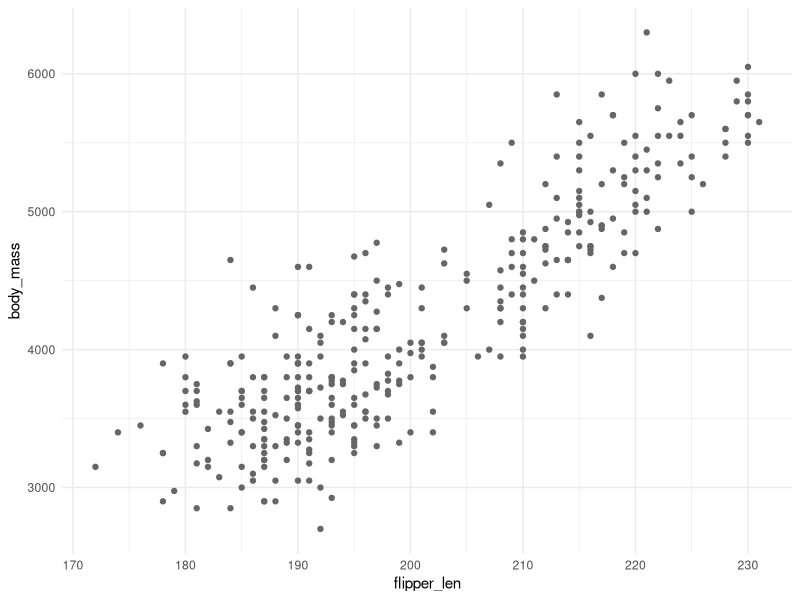
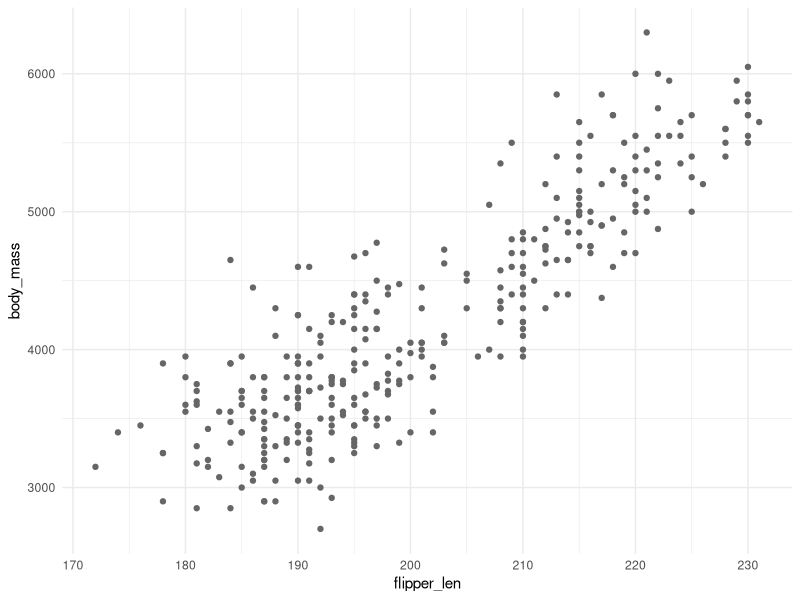
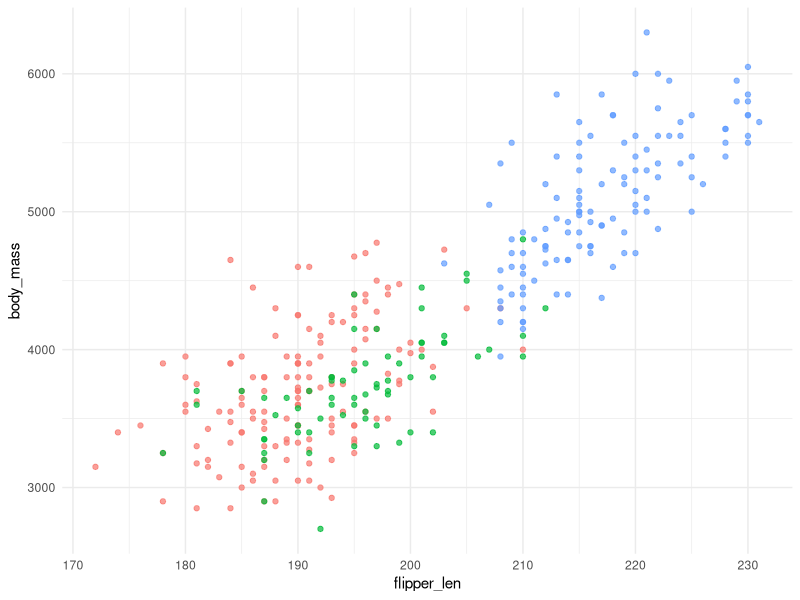
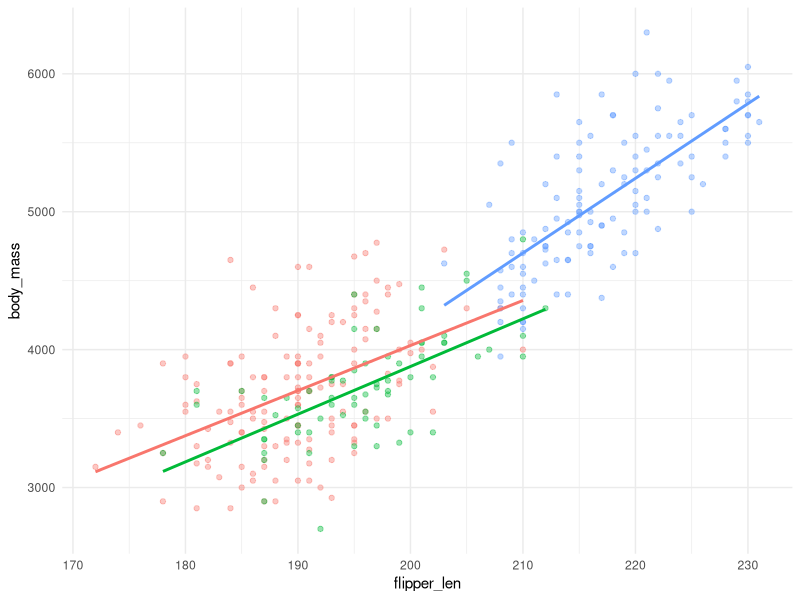
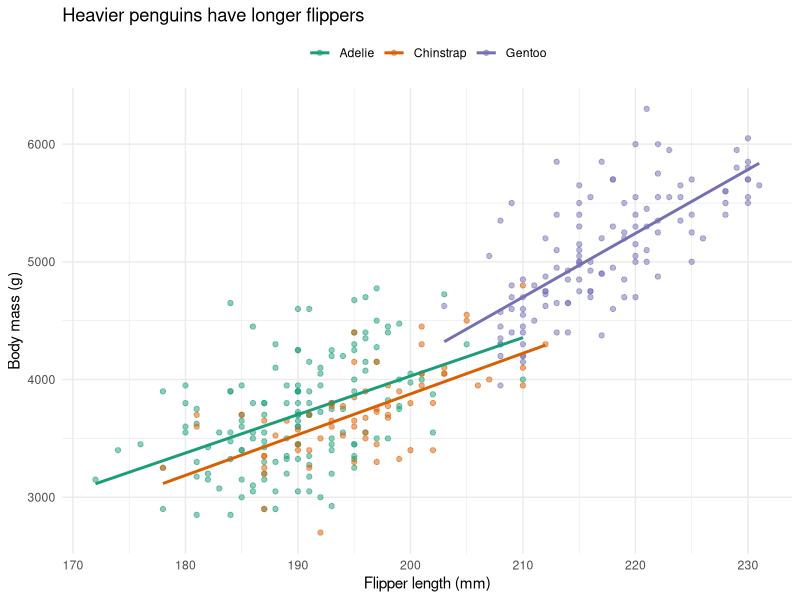
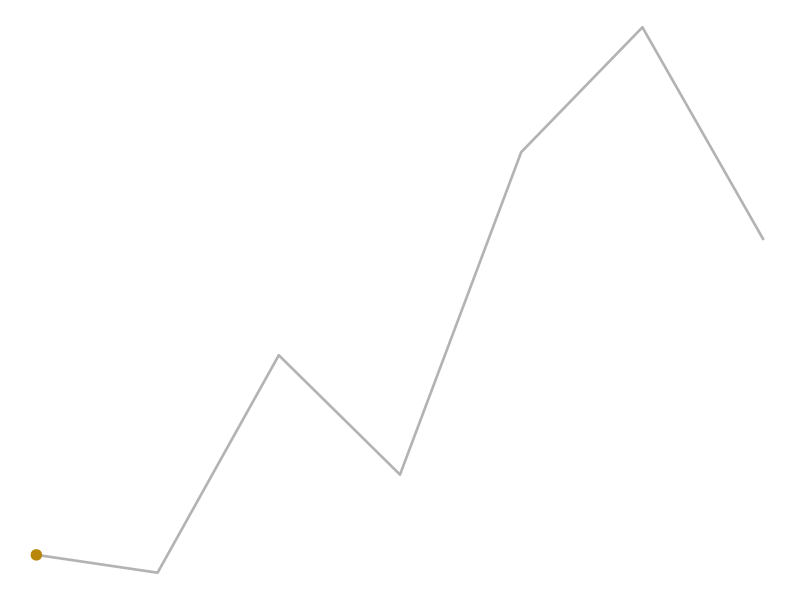
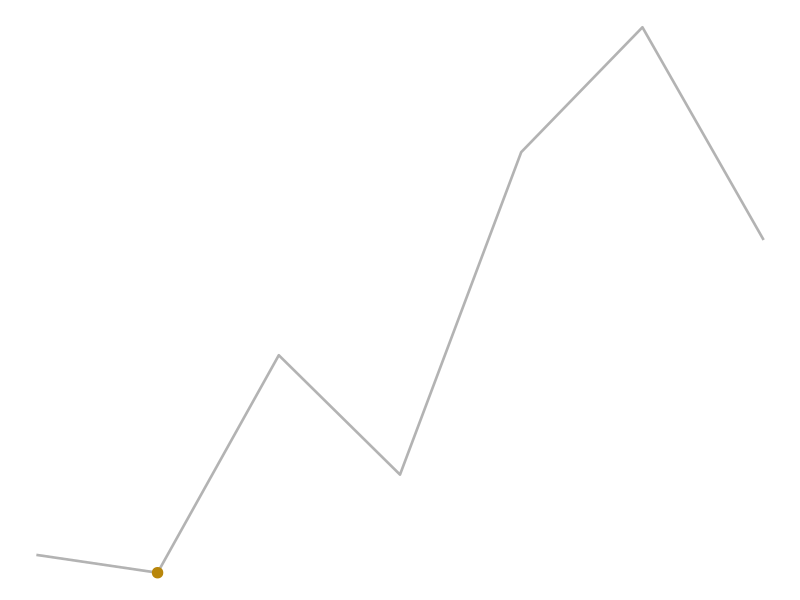
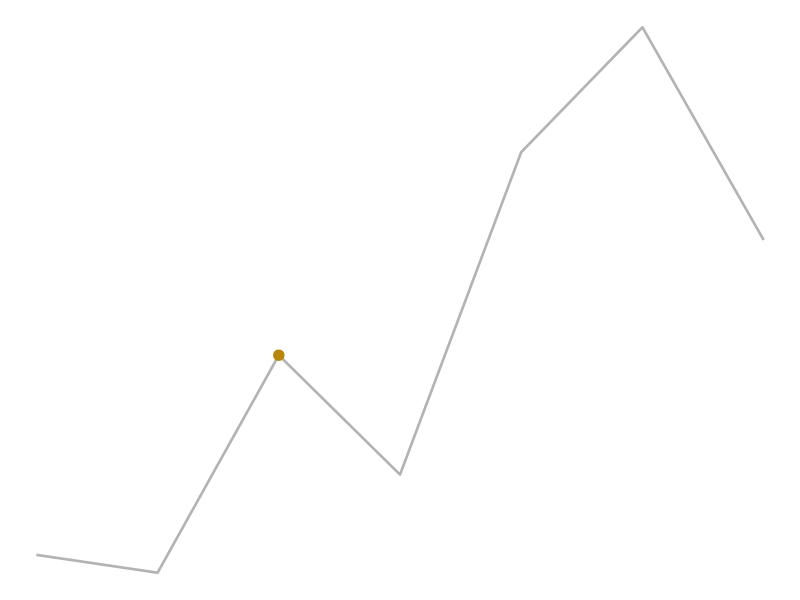

R code for these plots, in order:
## ---- chunk 1
#| label: setup
#| include: false
library(ggplot2)
theme_set(theme_minimal(base_size = 11))
clean <- na.omit(penguins)
knitr::opts_chunk$set(
  echo = FALSE, message = FALSE, warning = FALSE,
  fig.width = 4.4, fig.height = 2.7, fig.alt = "Penguins analysis step"
)
## ---- chunk 2
ggplot(penguins, aes(flipper_len, body_mass)) +
  geom_point(colour = "grey40")
## ---- chunk 3
ggplot(clean, aes(flipper_len, body_mass)) +
  geom_point(colour = "grey40")
## ---- chunk 4
ggplot(clean, aes(flipper_len, body_mass, colour = species)) +
  geom_point(alpha = 0.7) +
  theme(legend.position = "none")
## ---- chunk 5
ggplot(clean, aes(flipper_len, body_mass, colour = species)) +
  geom_point(alpha = 0.4) +
  geom_smooth(method = "lm", se = FALSE) +
  theme(legend.position = "none")
## ---- chunk 6
ggplot(clean, aes(flipper_len, body_mass, colour = species)) +
  geom_point(alpha = 0.5) +
  geom_smooth(method = "lm", se = FALSE) +
  scale_colour_brewer(palette = "Dark2") +
  labs(
    title = "Heavier penguins have longer flippers",
    x = "Flipper length (mm)", y = "Body mass (g)", colour = NULL
  ) +
  theme(legend.position = "top")
## ---- chunk 7
#| label: olympics-setup
#| include: false
games <- data.frame(
  year     = c(2000, 2004, 2008, 2012, 2016, 2020, 2024),
  athletes = c(10651, 10625, 10942, 10768, 11238, 11420, 11110)
)
spark <- function(hl) {
  ggplot(games, aes(year, athletes)) +
    geom_line(colour = "grey70", linewidth = 0.9) +
    geom_point(
      data = subset(games, year == hl),
      colour = "#b8860b", size = 3.2
    ) +
    theme_void() +
    theme(
      plot.background = element_rect(fill = "transparent", colour = NA),
      panel.background = element_rect(fill = "transparent", colour = NA)
    )
}
knitr::opts_chunk$set(dev.args = list(bg = "transparent"))
## ---- chunk 8
#| fig-width: 2.6
#| fig-height: 0.7
#| fig-alt: "Athletes per Summer Games, Sydney 2000 highlighted"
spark(2000)
## ---- chunk 9
#| fig-width: 2.6
#| fig-height: 0.7
#| fig-alt: "Athletes per Summer Games, Athens 2004 highlighted"
spark(2004)
## ---- chunk 10
#| fig-width: 2.6
#| fig-height: 0.7
#| fig-alt: "Athletes per Summer Games, Beijing 2008 highlighted"
spark(2008)
## ---- chunk 11
#| fig-width: 2.6
#| fig-height: 0.7
#| fig-alt: "Athletes per Summer Games, London 2012 highlighted"
spark(2012)
## ---- chunk 12
#| fig-width: 2.6
#| fig-height: 0.7
#| fig-alt: "Athletes per Summer Games, Rio de Janeiro 2016 highlighted"
spark(2016)
## ---- chunk 13
#| fig-width: 2.6
#| fig-height: 0.7
#| fig-alt: "Athletes per Summer Games, Tokyo 2020 highlighted"
spark(2020)
## ---- chunk 14
#| fig-width: 2.6
#| fig-height: 0.7
#| fig-alt: "Athletes per Summer Games, Paris 2024 highlighted"
spark(2024)
